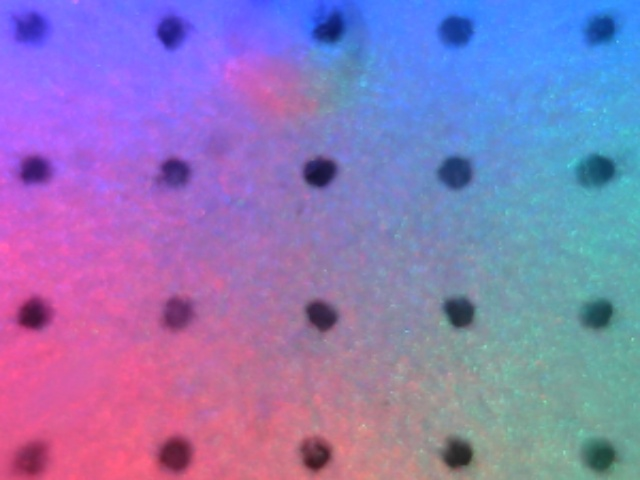
#> input picture GelSight_Wedge/saved_imgs/sample_1.jpg, 640 x 480 px
$ python -i tracking.py   (imports and definitions only)
#> lines starting #> are read from the running program, lines starting #| are printed output that depends on the picture; after the words box and inside, x2 and y2 are one past the last pixel; in counts of white or black regions, pixels touching at a corner belong together
#> further down, picture is the input picture: shape (480, 640, 3); mean B, G, R 184.9, 121, 141.6
from lib import find_marker
import numpy as np
import cv2
import time
import marker_dectection
import sys
import setting

calibrate = False

if cv2.CAP_PROP_BACKEND == cv2.CAP_V4L2:
    cv2.CAP_PROP_BACKEND = cv2.CAP_V4L

# [10 lines not run here, left out]

# [1 line that did not run here, left out]
# [5 lines not run here, left out]
# [1 line that did not run here, left out]

# Create Mathing Class
# [9 lines that did not run here, left out]
"""
N_, M_: the row and column of the marker array
x0_, y0_: the coordinate of upper-left marker
dx_, dy_: the horizontal and vertical interval between adjacent markers
"""


def get_marker(frame):
    cv2.imshow("Frame", frame)
    frame = cv2.GaussianBlur(frame, (11, 11), 0)
    cv2.imshow("Gaussian", frame)
    gray = cv2.cvtColor(frame, cv2.COLOR_BGR2GRAY)
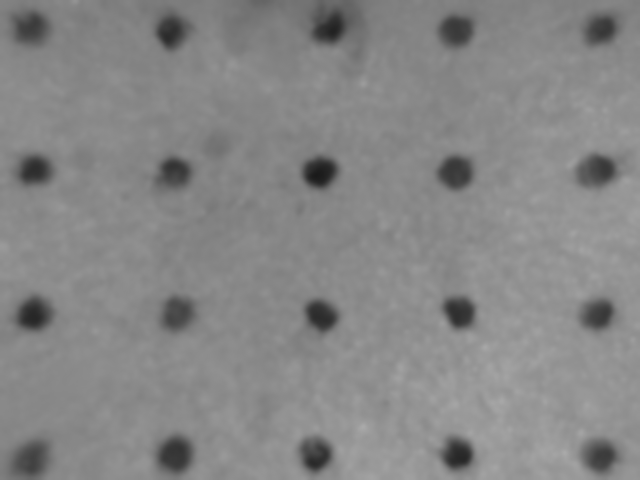
#> gray: shape (480, 640); min 26, max 169, mean 134.4
    # print("Get marker size: ", frame.shape)
    ret, thresh = cv2.threshold(gray, 60, 255, cv2.THRESH_BINARY_INV)
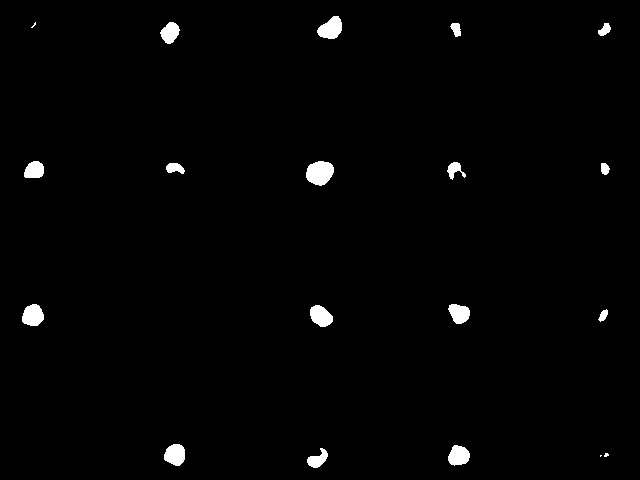
#> thresh: shape (480, 640); 1.4% white; 19 white regions (3 under 20 px), largest, box (x1, y1, x2, y2) and area: (306, 161, 334, 186) 530, (317, 16, 342, 39) 397, (22, 304, 44, 326) 374
    cv2.imshow("thresh", thresh)
    th2 = cv2.adaptiveThreshold(
        gray, 255, cv2.ADAPTIVE_THRESH_GAUSSIAN_C, cv2.THRESH_BINARY, 11, 2
    )
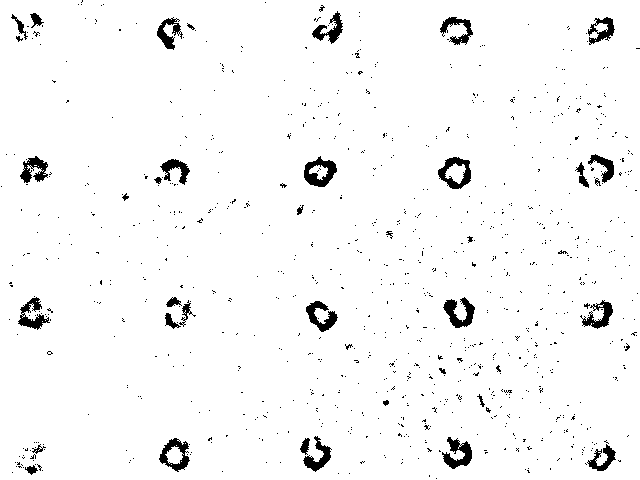
#> th2: shape (480, 640); 96.7% white; 906 black regions (867 under 20 px), largest, box (x1, y1, x2, y2) and area: (304, 156, 337, 187) 537, (438, 157, 471, 189) 506, (443, 297, 475, 328) 490

    # mask_erode = cv.GaussianBlur(mask_erode, (5,5),0 )
    mask_erode = cv2.erode(thresh, kernel=np.ones((3, 3), np.uint8), iterations=1)
#> mask_erode: shape (480, 640); 0.99% white; 18 white regions (2 under 20 px), largest, box (x1, y1, x2, y2) and area: (307, 162, 333, 185) 428, (318, 17, 341, 38) 305, (23, 305, 43, 325) 290
    cv2.imshow("eroded", mask_erode)
    mask_dilate = cv2.dilate(mask_erode, kernel=np.ones((5, 5), np.uint8), iterations=5)
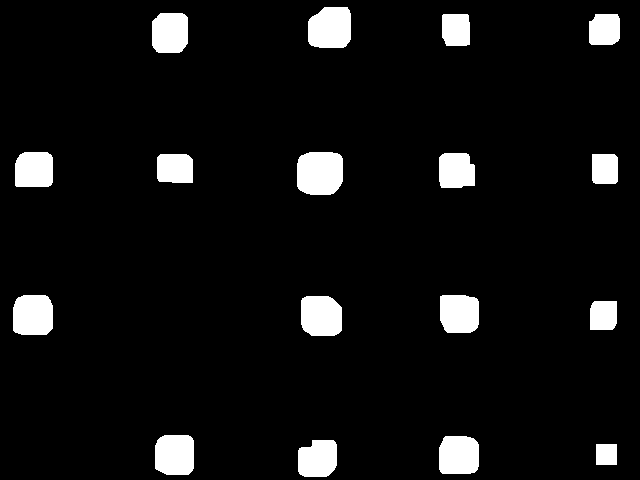
#> mask_dilate: shape (480, 640); 6.6% white; 17 white regions, largest, box (x1, y1, x2, y2) and area: (297, 152, 343, 195) 1808, (308, 7, 351, 48) 1585, (301, 296, 342, 336) 1496
    mask_erode = cv2.erode(mask_dilate, kernel=np.ones((3, 3), np.uint8), iterations=1)
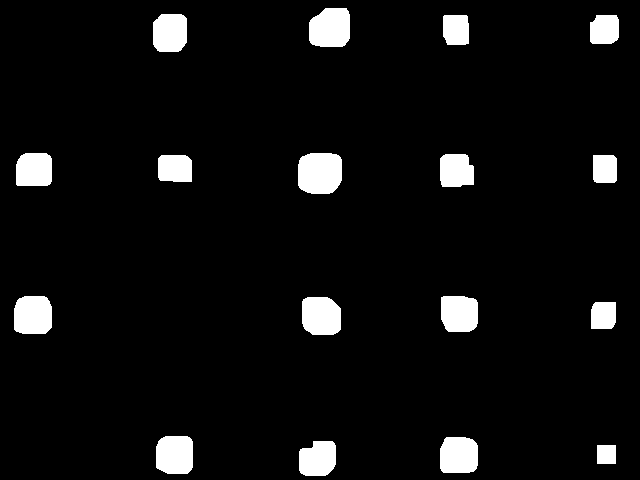
#> mask_erode: shape (480, 640); 5.9% white; 17 white regions, largest, box (x1, y1, x2, y2) and area: (298, 153, 342, 194) 1634, (309, 8, 350, 47) 1421, (302, 297, 341, 335) 1338

    mask_color = cv2.cvtColor(mask_erode, cv2.COLOR_GRAY2BGR)
#> mask_color: shape (480, 640, 3); 5.9% white; 17 white regions
    contours, hierarchy = cv2.findContours(
        mask_erode, cv2.RETR_EXTERNAL, cv2.CHAIN_APPROX_SIMPLE
    )
#> contours = 17 contours; largest, box (x1, y1, x2, y2) and area: (298, 153, 342, 194) 1564, (309, 8, 350, 47) 1356, (302, 297, 341, 335) 1276, (14, 296, 52, 334) 1270, (156, 436, 193, 474) 1243

    MIN_A = 150
    true_centers = []
    for num, i in enumerate(contours):
        area = cv2.contourArea(i)
        if area > MIN_A:
            rect = cv2.minAreaRect(i)
            box = cv2.boxPoints(rect)
            box = np.intp(box)
            center = tuple(np.intp((box[0] + box[1] + box[2] + box[3]) / 4))
            cv2.circle(mask_color, center, 1, (255, 0, 0), 3)
            # cv2.putText(mask_color,"{}".format(area),center , cv2.FONT_HERSHEY_COMPLEX, 0.5,(0,0,255))
            cv2.drawContours(mask_color, [box], 0, (0, 0, 255), 2)
            # if setting.RESCALE == 2:
            #     if (
            #         center[1] > 10
            #         and center[1] < 310
            #         and center[0] > 10
            #         and center[0] < 230
            #     ):  # Crop 320, 240 (y,x)
            #         true_centers.append(center)

            # else:
            #     if (
            #         center[1] > 20
            #         and center[1] < 620
            #         and center[0] > 20
            #         and center[0] < 460
            #     ):  # Crop 640, 480 (y,x)
            true_centers.append(center)
#> this loop made 17 passes
#> (area, rect, box, center) on passes 3, 4, 6, 7, 8, 9: (1207.5, ((458.5, 454.5), (35, 37), -90), [[477, 472], [440, 472], [440, 437], [477, 437]], (458, 454)), (1243, ((174, 454.5), (37, 36), -90), [[192, 473], [156, 473], [156, 436], [192, 436]], (174, 454)), (1275.5, ((321, 315.5), (37, 38), -90), [[340, 334], [302, 334], [302, 297], [340, 297]], (321, 315)), (1168.5, ((459, 313.5), (35, 36), -90), [[477, 331], [441, 331], [441, 296], [477, 296]], (459, 313)), (1270.5, ((32.5, 314.5), (37, 37), -90), [[51, 333], [14, 333], [14, 296], [51, 296]], (32, 314)), (610.5, ((604.5, 168.5), (27, 23), -90), [[616, 182], [593, 182], [593, 155], [616, 155]], (604, 168))
#> (i, area, rect, box) on pass 1: ([[597, 445], [597, 463], [615, 463], [615, 445]], 324, ((606, 454), (18, 18), -90), [[615, 463], [597, 463], [597, 445], [615, 445]])
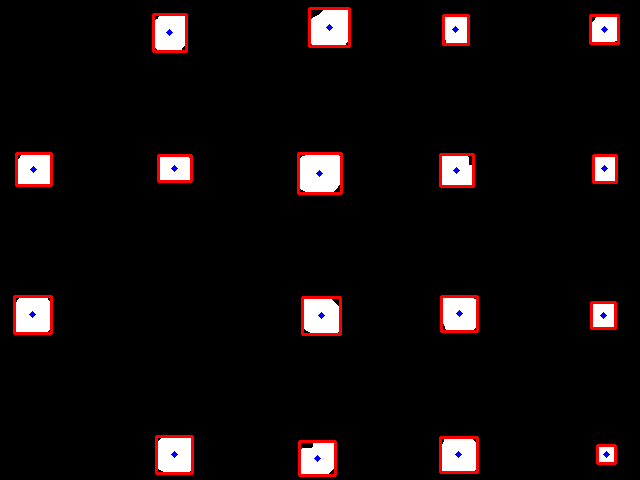
#> mask_color: shape (480, 640, 3); mean B, G, R 12.4, 12, 17.5
#> after the loop, true_centers = [(606, 454), (317, 458), (458, 454), (174, 454), (603, 315), (321, 315), (459, 313), (32, 314), (604, 168), (174, 168), (456, 170), (319, 173), (33, 169), (604, 29), (455, 29), (169, 32), (329, 27)]

    constructed = np.zeros(frame.shape)
    for center in true_centers:
        cv2.circle(constructed, center, 5, (255, 255, 255), -1)
#> this loop made 17 passes
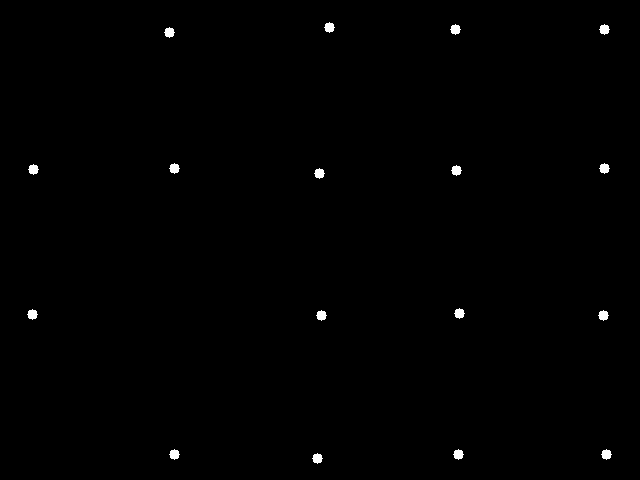
#> constructed: shape (480, 640, 3) float64; 0.45% white; 17 white regions, largest, box (x1, y1, x2, y2) and area: (324, 22, 335, 33) 81, (450, 24, 461, 35) 81, (599, 24, 610, 35) 81
    cv2.imshow("Mask_color", mask_color)
    cv2.imshow("Constructed", constructed)
    constructed = np.float32(constructed)
    constructed = cv2.cvtColor(constructed, cv2.COLOR_BGR2GRAY)
    return constructed


# [94 lines left out: function get_rotation, not called in this run]


# [19 lines of commented-out code are left out]


# [1 line that did not run here, left out]
# [1 line not run here, left out]
# [1 line that did not run here, left out]


##================================ Get the contact area
# [31 lines left out: function get_contact, not called in this run]


# [1 line that did not run here, left out]
# [97 lines not run here, left out]

>>> import cv2
>>> picture = cv2.imread('../../GelSight_Wedge/saved_imgs/sample_1.jpg')
>>> result = get_marker(picture)

$ run again, on GelSight_Wedge/saved_imgs/sample_11.jpg
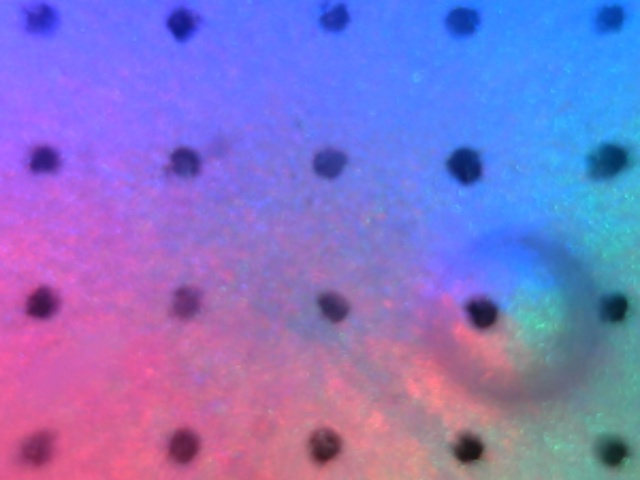
#> input picture GelSight_Wedge/saved_imgs/sample_11.jpg, 640 x 480 px
#> picture is the input picture: shape (480, 640, 3); mean B, G, R 200, 115.8, 132.1
#> thresh: shape (480, 640); 1.5% white; 17 white regions (1 under 20 px), largest, box (x1, y1, x2, y2) and area: (451, 151, 479, 182) 639, (469, 303, 495, 327) 487, (604, 297, 627, 321) 433
#> th2: shape (480, 640); 97.1% white; 568 black regions (527 under 20 px), largest, box (x1, y1, x2, y2) and area: (446, 148, 481, 185) 592, (464, 299, 498, 329) 509, (454, 433, 484, 463) 481
#> mask_dilate: shape (480, 640); 6.8% white; 17 white regions, largest, box (x1, y1, x2, y2) and area: (442, 142, 488, 191) 2025, (460, 294, 504, 335) 1692, (595, 288, 636, 330) 1603
#> contours = 17 contours; largest, box (x1, y1, x2, y2) and area: (443, 143, 487, 190) 1767, (461, 295, 503, 334) 1458, (596, 289, 635, 329) 1375, (450, 431, 490, 469) 1331, (162, 5, 200, 45) 1316
#> the loop in get_marker, `for num, i in enumerate(contours):` made 17 passes
#> (area, rect, box, center) on passes 1 to 4: (895, ((324.5, 452.5), (29, 33), -90), [[341, 467], [308, 467], [308, 438], [341, 438]], (324, 452)), (1177, ((615, 453.5), (35, 36), -90), [[633, 471], [597, 471], [597, 436], [633, 436]], (615, 453)), (1331, ((469.5, 449.5), (37, 39), -90), [[489, 468], [450, 468], [450, 431], [489, 431]], (469, 449)), (959.5, ((185, 446.5), (35, 30), -90), [[200, 464], [170, 464], [170, 429], [200, 429]], (185, 446))
#> after the loop in get_marker, `for num, i in enumerate(contours):`:
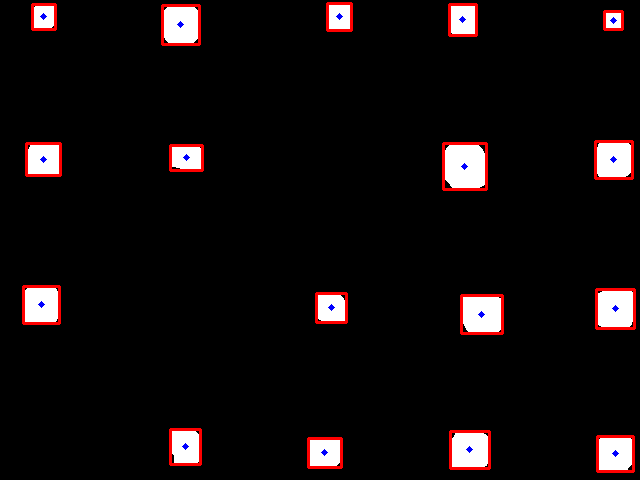
#> mask_color: shape (480, 640, 3); mean B, G, R 12.9, 12.5, 18
#> after the loop in get_marker, `for num, i in enumerate(contours):`: true_centers = [(324, 452), (615, 453), (469, 449), (185, 446), (481, 314), (331, 307), (615, 308), (41, 304), (186, 157), (464, 166), (43, 159), (613, 159), (613, 20), (180, 24), (462, 19), (43, 16), (339, 16)]
#> the loop in get_marker, `for center in true_centers:` made 17 passes
#> after the loop in get_marker, `for center in true_centers:`:
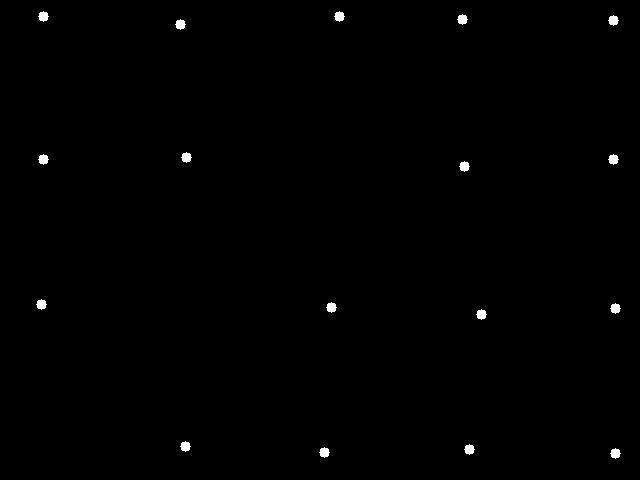
#> constructed: shape (480, 640, 3) float64; 0.45% white; 17 white regions, largest, box (x1, y1, x2, y2) and area: (38, 11, 49, 22) 81, (334, 11, 345, 22) 81, (457, 14, 468, 25) 81

$ run again, on GelSight_Wedge/saved_imgs/sample_12.jpg
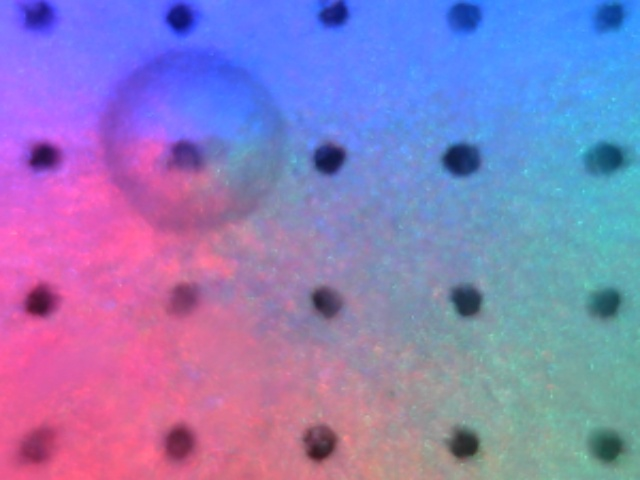
#> input picture GelSight_Wedge/saved_imgs/sample_12.jpg, 640 x 480 px
#> picture is the input picture: shape (480, 640, 3); mean B, G, R 188.3, 125.2, 140.8
#> thresh: shape (480, 640); 1.3% white; 15 white regions, largest, box (x1, y1, x2, y2) and area: (446, 147, 475, 173) 552, (316, 148, 343, 172) 487, (168, 6, 192, 31) 433
#> th2: shape (480, 640); 96.7% white; 859 black regions (822 under 20 px), largest, box (x1, y1, x2, y2) and area: (442, 144, 480, 176) 617, (314, 143, 346, 175) 546, (443, 426, 479, 460) 507
#> mask_dilate: shape (480, 640); 5.8% white; 15 white regions, largest, box (x1, y1, x2, y2) and area: (437, 138, 484, 181) 1847, (307, 139, 352, 181) 1729, (159, 0, 200, 40) 1539
#> contours = 15 contours; largest, box (x1, y1, x2, y2) and area: (438, 139, 483, 180) 1602, (308, 140, 351, 180) 1491, (160, 0, 199, 39) 1346, (24, 139, 63, 174) 1204, (21, 285, 57, 321) 1156
#> the loop in get_marker, `for num, i in enumerate(contours):` made 15 passes
#> (area, rect, box, center) on passes 2, 6, 7, 8: (973.5, ((320.5, 450), (30, 35), -90), [[338, 465], [303, 465], [303, 435], [338, 435]], (320, 450)), (1147.5, ((466.5, 302.5), (35, 35), -90), [[484, 320], [449, 320], [449, 285], [484, 285]], (466, 302)), (1156.5, ((38.5, 302.5), (35, 35), -90), [[56, 320], [21, 320], [21, 285], [56, 285]], (38, 302)), (541.5, ((614.5, 157), (24, 23), -90), [[626, 169], [603, 169], [603, 145], [626, 145]], (614, 157))
#> after the loop in get_marker, `for num, i in enumerate(contours):`:
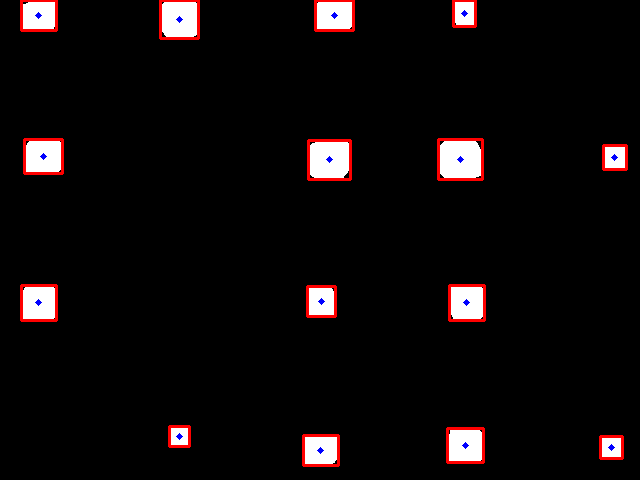
#> mask_color: shape (480, 640, 3); mean B, G, R 10.8, 10.5, 15.1
#> after the loop in get_marker, `for num, i in enumerate(contours):`: true_centers = [(611, 447), (320, 450), (465, 445), (179, 436), (321, 301), (466, 302), (38, 302), (614, 157), (329, 159), (460, 159), (43, 156), (464, 13), (334, 15), (179, 19), (38, 15)]
#> the loop in get_marker, `for center in true_centers:` made 15 passes
#> after the loop in get_marker, `for center in true_centers:`:
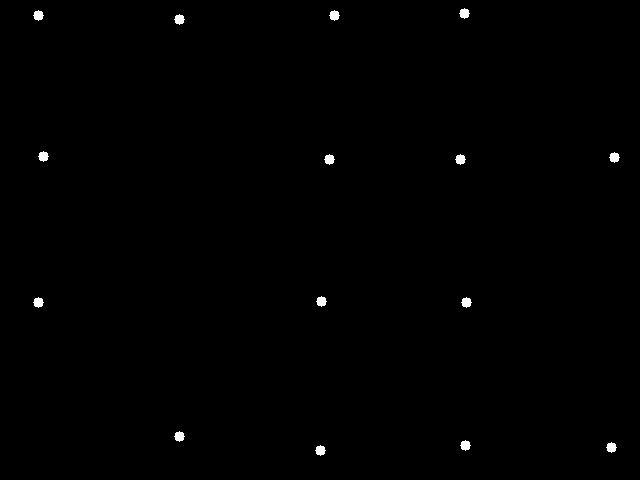
#> constructed: shape (480, 640, 3) float64; 0.4% white; 15 white regions, largest, box (x1, y1, x2, y2) and area: (459, 8, 470, 19) 81, (33, 10, 44, 21) 81, (329, 10, 340, 21) 81
